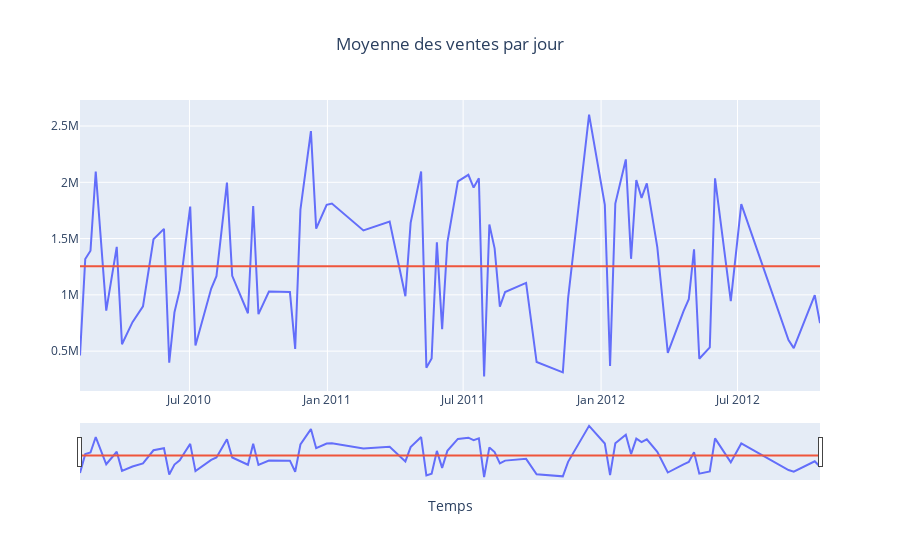

Notebook code for this chart:
### Code cell
fig = go.Figure(data = 
                go.Scatter(x = df_sales["Date"], y = df_sales["Weekly_Sales"]),
                layout = go.Layout(title = go.layout.Title(text = "Moyenne des ventes par jour", x = 0.5),
                                   xaxis = go.layout.XAxis(title = "Temps", rangeslider = go.layout.xaxis.Rangeslider(visible = True))))

fig.add_trace(go.Scatter(x = df_sales["Date"], y = df_sales["Mean_Sales"]))

fig.update_layout(showlegend = False)

fig.show()
